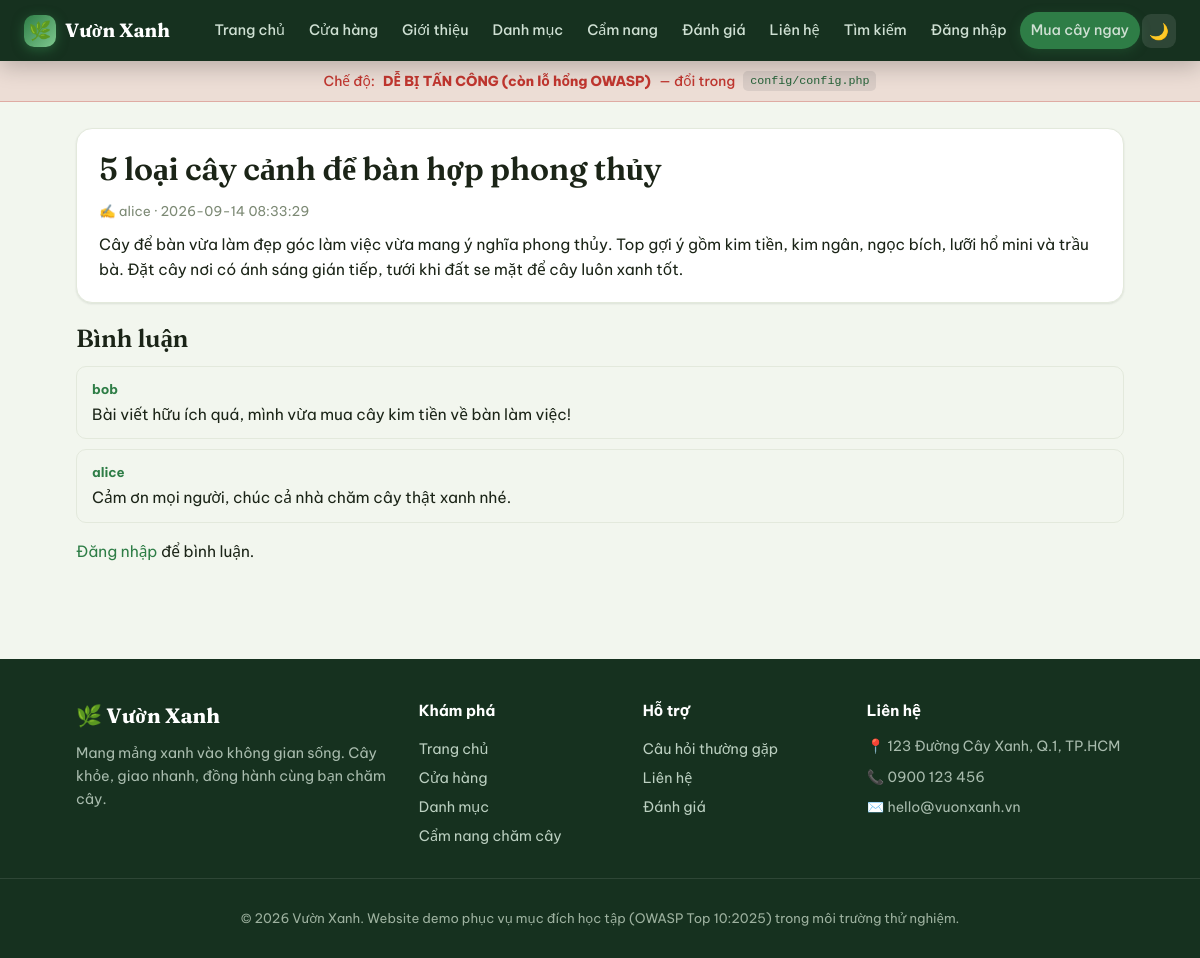
The page /post.php?id=1 on the database its author committed.
### tables this page shows
CREATE TABLE posts (
    id         INT AUTO_INCREMENT PRIMARY KEY,
    user_id    INT NOT NULL,
    title      VARCHAR(200) NOT NULL,
    body       TEXT NOT NULL,
    created_at TIMESTAMP DEFAULT CURRENT_TIMESTAMP,
    FOREIGN KEY (user_id) REFERENCES users(id) ON DELETE CASCADE
);

CREATE TABLE users (
    id            INT AUTO_INCREMENT PRIMARY KEY,
    username      VARCHAR(50)  NOT NULL UNIQUE,
     
     
     
    password_md5  VARCHAR(32)  DEFAULT NULL,
    password_hash VARCHAR(255) DEFAULT NULL,
    role          ENUM('user','admin') NOT NULL DEFAULT 'user',
    balance       INT NOT NULL DEFAULT 100,           
    bio           TEXT,
    created_at    TIMESTAMP DEFAULT CURRENT_TIMESTAMP
);

CREATE TABLE comments (
    id         INT AUTO_INCREMENT PRIMARY KEY,
    post_id    INT NOT NULL,
    user_id    INT NOT NULL,
    body       TEXT NOT NULL,
    created_at TIMESTAMP DEFAULT CURRENT_TIMESTAMP,
    FOREIGN KEY (post_id) REFERENCES posts(id) ON DELETE CASCADE,
    FOREIGN KEY (user_id) REFERENCES users(id) ON DELETE CASCADE
);

### includes/functions.php (called while the page is built, shortened)
<?php
function out($str) {
    return $str;
}
function is_logged_in() {
    return !empty($_SESSION['user_id']);
}

### public/post.php (the view, shortened to what this page needs)
<?php
require_once __DIR__ . '/../includes/functions.php';
$id = (int)($_GET['id'] ?? 0);
$pr = mysqli_prepare($conn,
    "SELECT p.*, u.username FROM posts p JOIN users u ON u.id=p.user_id WHERE p.id=?");
mysqli_stmt_bind_param($pr, 'i', $id);
mysqli_stmt_execute($pr);
$post = mysqli_fetch_assoc(mysqli_stmt_get_result($pr));
$cr = mysqli_prepare($conn,
    "SELECT c.*, u.username FROM comments c JOIN users u ON u.id=c.user_id
     WHERE c.post_id=? ORDER BY c.created_at ASC");
mysqli_stmt_bind_param($cr, 'i', $id);
mysqli_stmt_execute($cr);
$comments = mysqli_stmt_get_result($cr);
include __DIR__ . '/../includes/header.php';
?>
<article class="card">
    <h1><?= out($post['title']) ?></h1>
    <p class="meta">✍️ <?= out($post['username']) ?> &middot; <?= out($post['created_at']) ?></p>
    <div class="post-body"><?= nl2br(out($post['body'])) ?></div>
</article>
<section class="comments">
    <h2>Bình luận</h2>
    <?php while ($c = mysqli_fetch_assoc($comments)): ?>
        <div class="comment">
            <strong><?= out($c['username']) ?></strong>
            <span><?= out($c['body']) ?></span>
        </div>
    <?php endwhile; ?>
    <?php if (is_logged_in()): ?>
        <form method="post" class="form card">
            <?= csrf_field() ?>
            <label>Viết bình luận
                <textarea name="body" rows="3" required></textarea>
            </label>
            <button type="submit">Gửi</button>
        </form>
    <?php else: ?>
        <p><a href="login.php">Đăng nhập</a> để bình luận.</p>
    <?php endif; ?>
</section>
<?php include __DIR__ . '/../includes/footer.php'; ?>

### public/assets/css/style.css (style rules this page uses)
:root { --bg:#f2f6ee; --bg-2:#ffffff; --card:#ffffff; --ink:#1b2417; --ink-soft:#4b5745; --muted:#7c8974; --line:#e3e9dc; --line-2:#cfdac3; --brand:#2e7d46; --brand-d:#246137; --brand-soft:#e6f2e9; --accent:#c1683a; --accent-soft:#f6e7dd; --gold:#b26a1e; --gold-soft:#f7edda; --ok:#2e7d46; --ok-soft:#e6f2e9; --danger:#c1362f; --danger-soft:#fbe8e6; --shadow-sm:0 1px 2px rgba(20,40,20,.05), 0 1px 3px rgba(20,40,20,.05); --shadow-md:0 8px 24px rgba(30,70,40,.12); --shadow-lg:0 18px 46px rgba(30,70,40,.18); --nav:#16311f; --fig-bg:#f1f6ec; --r:16px; --r-sm:10px; --r-lg:22px; }
* { box-sizing:border-box }
html { scroll-behavior:smooth }
body { margin:0;font-family:"Be Vietnam Pro",system-ui,"Segoe UI",Roboto,Arial,sans-serif; background:var(--bg);color:var(--ink);line-height:1.6;-webkit-font-smoothing:antialiased;font-size:15.5px }
a { color:var(--brand);text-decoration:none;transition:color .15s }
h1,h2,h3 { line-height:1.22;letter-spacing:-.01em }
h1,h2 { font-family:"Fraunces",Georgia,serif;font-weight:600 }
h1 { font-size:2rem;margin:0 0 .4em }
h2 { font-size:1.55rem;margin:0 0 .5em }
.card { background:var(--card);border:1px solid var(--line);border-radius:var(--r);padding:20px 22px; margin-bottom:16px;box-shadow:var(--shadow-sm) }
.meta { color:var(--muted);font-size:.84rem;margin:.15rem 0 .6rem;display:flex;align-items:center;gap:6px;flex-wrap:wrap }
.post-body { margin-top:10px }
.comments { margin-top:20px }
.comment { background:var(--bg);border:1px solid var(--line);border-radius:var(--r-sm);padding:12px 15px;margin-bottom:10px }
.comment strong { display:block;font-size:.82rem;color:var(--brand);font-weight:700;margin-bottom:2px }
body { overflow-x:clip }

### rows shown on the page
posts: title "5 loại cây cảnh để bàn hợp phong thủy", user.username "alice", created_at "2026-09-14 08:33:29", body "Cây để bàn vừa làm đẹp góc làm việc vừa mang ý nghĩa phong thủy. Top gợi ý gồm kim tiền, kim ngân, ngọc bích, lưỡi hổ mini và trầu bà. Đặt cây nơi có ánh sáng gián tiếp, tưới khi đất se mặt để cây luôn xanh tốt."
comments: user.username "bob", body "Bài viết hữu ích quá, mình vừa mua cây kim tiền về bàn làm việc!"
comments: user.username "alice", body "Cảm ơn mọi người, chúc cả nhà chăm cây thật xanh nhé."
